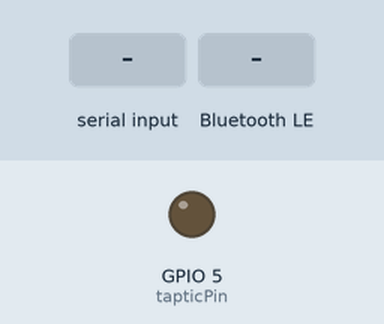
A sketch run on a simulated ESP32. On the bench: output pins drawn as LEDs (lit = HIGH). Inputs (shaded band) come from the test bench. Nothing arrives over Bluetooth unless stated; a phone connects over Bluetooth LE 3 s after start; what the sketch prints to the serial monitor is not drawn.

Above: at 2.5 s.
2.6 s: "left\n" received over Serial
At 2.7 s:
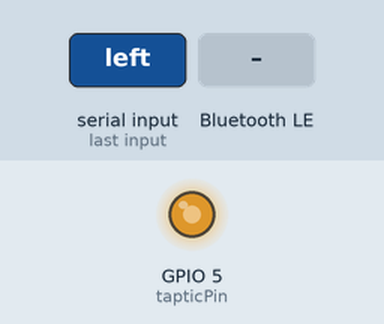
4.6 s: Bluetooth LE write "left" received
6.1 s: Bluetooth LE write "right" received
7.6 s: "left:1\n" received over Serial
9.1 s: Bluetooth LE write "straight" received
10.6 s: "right:1\n" received over Serial
Timing chart, 0 to 13.1 s (numbered marks = the images above; inputs shaded):
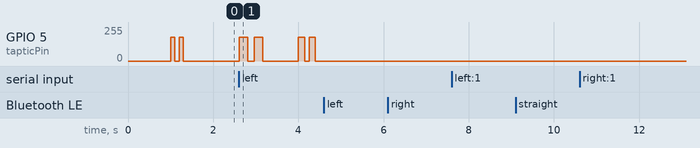

The sketch:

esp32.ino
```cpp
#include <Arduino.h>
#include <BLEDevice.h>
#include <BLEServer.h>
#include <BLEUtils.h>
#include <BLE2902.h>

// BLE Configuration
#define SERVICE_UUID        "4fafc201-1fb5-459e-8fcc-c5c9c331914b"
#define CHARACTERISTIC_UUID "beb5483e-36e1-4688-b7f5-ea07361b26a8"
#define DEVICE_NAME         "SenseTrail"

// Haptic configuration - UNCHANGED
const int tapticPin = 5;
const float walkingSpeed = 0.6;   // m/s typical for visually impaired
const int tapticPower = 180;      // vibration strength (0–255)

// BLE objects
BLEServer* pServer = NULL;
BLECharacteristic* pCharacteristic = NULL;
bool deviceConnected = false;
bool oldDeviceConnected = false;

// Command buffer
String lastCommand = "";

// Demo mode (for testing without app)
bool demoMode = false;

// BLE Server Callbacks
class MyServerCallbacks: public BLEServerCallbacks {
  void onConnect(BLEServer* pServer) {
    deviceConnected = true;
    Serial.println("✅ Device Connected!");
    // Signal connection with pattern
    patternConnected();
  }

  void onDisconnect(BLEServer* pServer) {
    deviceConnected = false;
    Serial.println("🔌 Device Disconnected!");
  }
};

// BLE Characteristic Callbacks - Receive commands from app
class MyCallbacks: public BLECharacteristicCallbacks {
  void onWrite(BLECharacteristic *pCharacteristic) {
    String value = pCharacteristic->getValue();

    if (value.length() > 0) {
      Serial.print("📥 Received: ");
      Serial.println(value);

      // Parse command format: "direction:distance"
      int colonIndex = value.indexOf(':');
      if (colonIndex > 0) {
        String direction = value.substring(0, colonIndex);
        float distance = value.substring(colonIndex + 1).toFloat();

        Serial.println("Direction: " + direction + ", Distance: " + String(distance) + "m");

        // Execute haptic pattern
        if (direction.equalsIgnoreCase("left")) {
          patternLeft();
        } else if (direction.equalsIgnoreCase("right")) {
          patternRight();
        } else if (direction.equalsIgnoreCase("straight")) {
          patternStraight();
        } else if (direction.equalsIgnoreCase("arrived")) {
          patternFinish();
        } else if (direction.equalsIgnoreCase("sos")) {
          patternSOS();
        }
      }
    }
  }
};

// Demo path (≈5 minutes total)
struct Step { String direction; float distance; };
Step route[] = {
  {"straight", 10},
  {"left", 15},
  {"straight", 20},
  {"right", 10},
  {"straight", 25},
  {"left", 10},
  {"straight", 15},
  {"right", 20}
};
int totalSteps = sizeof(route) / sizeof(route[0]);
int currentStep = 0;
unsigned long stepStart = 0;
unsigned long waitTime = 0;
bool stepActive = false;
bool demoRunning = true;

void setup() {
  Serial.begin(115200);
  pinMode(tapticPin, OUTPUT);
  analogWrite(tapticPin, 0);

  Serial.println("🚀 SenseTrail ESP32 Starting...");
  delay(1000);

  // Initialize BLE
  BLEDevice::init(DEVICE_NAME);

  // Create BLE Server
  pServer = BLEDevice::createServer();
  pServer->setCallbacks(new MyServerCallbacks());

  // Create BLE Service
  BLEService *pService = pServer->createService(SERVICE_UUID);

  // Create BLE Characteristic
  pCharacteristic = pService->createCharacteristic(
    CHARACTERISTIC_UUID,
    BLECharacteristic::PROPERTY_READ |
    BLECharacteristic::PROPERTY_WRITE |
    BLECharacteristic::PROPERTY_NOTIFY
  );

  pCharacteristic->setCallbacks(new MyCallbacks());
  pCharacteristic->addDescriptor(new BLE2902());

  // Start service
  pService->start();

  // Start advertising
  BLEAdvertising *pAdvertising = BLEDevice::getAdvertising();
  pAdvertising->addServiceUUID(SERVICE_UUID);
  pAdvertising->setScanResponse(true);
  pAdvertising->setMinPreferred(0x06);
  pAdvertising->setMinPreferred(0x12);
  BLEDevice::startAdvertising();

  Serial.println("✅ BLE Service Started!");
  Serial.println("📡 Broadcasting as: " + String(DEVICE_NAME));
  Serial.println("⏳ Waiting for connection...");

  // Connection indicator pattern
  vibrate(100);
  delay(100);
  vibrate(100);
}

void loop() {
  // Handle connection state changes
  if (deviceConnected && !oldDeviceConnected) {
    oldDeviceConnected = deviceConnected;
    Serial.println("📱 App Connected!");
  }

  if (!deviceConnected && oldDeviceConnected) {
    delay(500); // Give BLE stack time to get ready
    pServer->startAdvertising(); // Restart advertising
    Serial.println("📡 Restarting advertising...");
    oldDeviceConnected = deviceConnected;
  }

  // Optional: Check serial for demo commands
  if (Serial.available()) {
    String cmd = Serial.readStringUntil('\n');
    cmd.trim();
    Serial.println("🎮 Demo command: " + cmd);

    if (cmd.equalsIgnoreCase("left")) {
      patternLeft();
    } else if (cmd.equalsIgnoreCase("right")) {
      patternRight();
    } else if (cmd.equalsIgnoreCase("straight")) {
      patternStraight();
    } else if (cmd.equalsIgnoreCase("sos")) {
      patternSOS();
    }
  }

  delay(10);
}

/* ---------- Helper functions ---------- */
void vibrate(int durationMs) {
  analogWrite(tapticPin, tapticPower);
  delay(durationMs);
  analogWrite(tapticPin, 0);
}

/* ---------- Vibration patterns (UNCHANGED) ---------- */

void patternLeft() {
  Serial.println("⬅️  LEFT");
  for (int i = 0; i < 2; i++) { vibrate(200); delay(150); }
}

void patternRight() {
  Serial.println("➡️  RIGHT");
  for (int i = 0; i < 3; i++) { vibrate(180); delay(150); }
}

void patternStraight() {
  Serial.println("⬆️  STRAIGHT");
  vibrate(300); delay(150); vibrate(300);
}

void patternFinish() {
  Serial.println("🎉 ARRIVED");
  for (int i = 0; i < 4; i++) { vibrate(150); delay(100); }
}

void patternConnected() {
  Serial.println("🔗 CONNECTED");
  vibrate(150); delay(100); vibrate(150);
}

void patternSOS() {
  Serial.println("🆘 SOS");
  // S: 3 short
  for (int i = 0; i < 3; i++) { vibrate(100); delay(100); }
  delay(200);
  // O: 3 long
  for (int i = 0; i < 3; i++) { vibrate(300); delay(100); }
  delay(200);
  // S: 3 short
  for (int i = 0; i < 3; i++) { vibrate(100); delay(100); }
}
```

Measured:
- after the input at 4.6 s, every drawn part: stays the same
- after the input at 6.1 s, every drawn part: stays the same
- after the input at 7.6 s, every drawn part: stays the same
- after the input at 9.1 s, every drawn part: stays the same
- after the input at 10.6 s, every drawn part: stays the same
